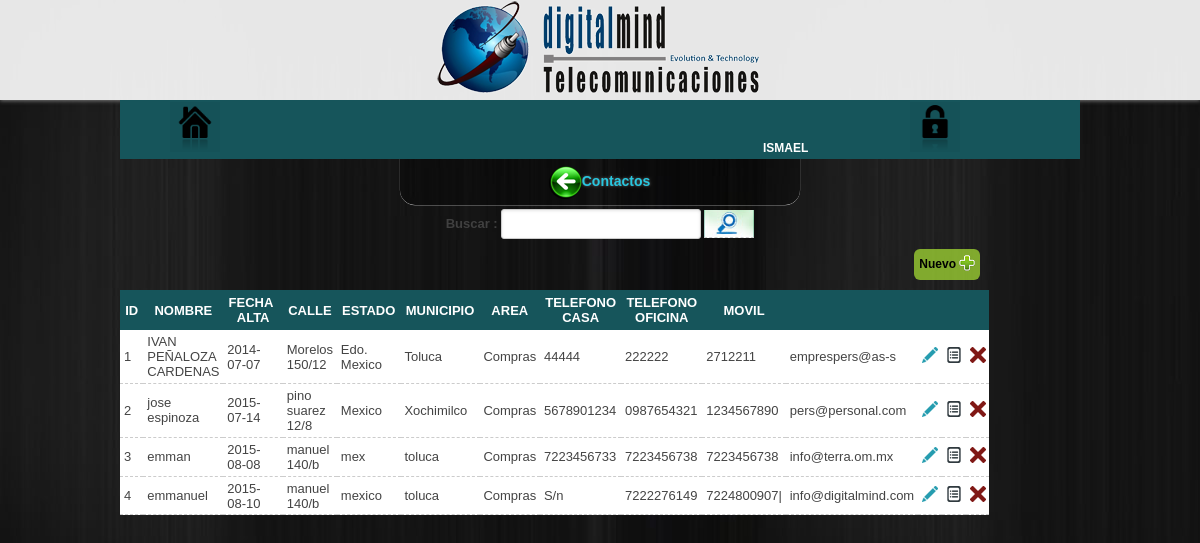
The app's page /contactos/index.php (signed in) with its own data.
### tables this page shows
CREATE TABLE IF NOT EXISTS `contactos` (
  `id_contacto` int(15) NOT NULL,
  `nombre` varchar(50) NOT NULL,
  `fecha_alta` varchar(50) NOT NULL,
  `id_direccion` int(15) NOT NULL,
  `id_areacontacto` int(15) NOT NULL,
  `telefono_casa` varchar(11) DEFAULT NULL,
  `tel_oficina` varchar(11) DEFAULT NULL,
  `tel_emergencia` varchar(11) DEFAULT NULL,
  `movil` varchar(11) DEFAULT NULL,
  `email_personal` varchar(50) NOT NULL,
  `email_institucion` varchar(50) NOT NULL,
  `facebook` varchar(70) DEFAULT NULL,
  `direccion_web` varchar(70) DEFAULT NULL,
  `twitter` varchar(50) DEFAULT NULL,
  `skype` varchar(50) DEFAULT NULL
);

CREATE TABLE IF NOT EXISTS `direcciones` (
  `id_direccion` int(10) NOT NULL,
  `calle` varchar(50) DEFAULT NULL,
  `num_ext` varchar(20) DEFAULT NULL,
  `num_int` varchar(20) DEFAULT NULL,
  `colonia` varchar(50) DEFAULT NULL,
  `localidad` varchar(50) DEFAULT NULL,
  `referencia` varchar(50) DEFAULT NULL,
  `municipio` text,
  `estado` text,
  `pais` varchar(200) DEFAULT NULL,
  `cod_postal` int(5) DEFAULT NULL,
  `sucursal` varchar(100) DEFAULT NULL,
  `gps_ubicacion` varchar(200) DEFAULT NULL
);

CREATE TABLE IF NOT EXISTS `areacontacto` (
  `id_areacontacto` int(10) NOT NULL,
  `nombre_areacontacto` varchar(100) NOT NULL
);

### contactos/index.php (the view, shortened to what this page needs)
<!DOCTYPE html>
<html lang="es">
<head>
	<link rel="stylesheet" href="../css/estilos.css" />
	<link rel="stylesheet" href="../css/menu.css" />
	<link rel="stylesheet" href="../css/formularios.css" />
	<link rel="stylesheet" href="../css/tabla.css" />
</head>
<body>
	<header>
		<img src="../images/logoDigitalMind.png" alt="Página Principal" title="Página Principal" />
	</header>
	<nav>
		<ul>
			<li><a href="../Home" alt="Inicio" title="Inicio"><img src="../images/home.png"/></a></li>
			<li></li><li></li>
			<li></li><li><spam style="color:#fff;"><?php echo $_SESSION["usuario"]; ?></spam></li>
			<li><a href="../salir.php" alt="Cerrar Sesion" title="Cerrar Sesion"><img src="../images/lock.png"/></a></li>
		</ul>
	</nav>
	<section id="contenido">
		<section id="principal">
	<h1 style="text-align:center;"><a href="../Home">
	<img class="atras" src="../images/atras.png" alt="Atras"></a>Contactos</h1>
		<form action="buscar.php">
		<label>Buscar :</label>
		<input name="buscar" type="text" list="lista"  title="Ingresa descripcion para buscar">
		<button class="buscar">.</button>
		</form>
	<b class="nuevos">Nuevo</b>
<table class="datos" style="width:600px;">
				<tr>
					<th>ID</th>
					<th>NOMBRE</th>
					<th>FECHA<b style="color:transparent">-</b>ALTA</th>
					<th>CALLE</th>
					<th>ESTADO</th>
					<th>MUNICIPIO</th>
					<th>AREA</th>
					<th>TELEFONO CASA</th>
					<th>TELEFONO OFICINA</th>
					<th>MOVIL</th>
					<th></th>
					<th></th>
					<th></th>
					<th></th>
				</tr>
<?php
$query="SELECT id_contacto,nombre,fecha_alta,movil,email_personal,calle,num_ext,num_int,estado,municipio,
		nombre_areacontacto,telefono_casa,tel_oficina,movil,email_personal,D.id_direccion FROM contactos C
		inner join areacontacto A on C.id_areacontacto=A.id_areacontacto
		inner join direcciones D on C.id_direccion=D.id_direccion
		order by id_contacto asc";
$result=mysql_query($query);
while($fila=mysql_fetch_array($result)){
	echo "<tr>";
	echo "<td>",$fila[0],"</td>";
	echo "<td>",$fila["nombre"],"</td>";
	echo "<td>",$fila["fecha_alta"],"</td>";
	echo "<td>",$fila["calle"]," ",$fila["num_ext"],"/",$fila["num_int"],"</td>";
	echo "<td>",$fila["estado"],"</td>";
	echo "<td>",$fila["municipio"],"</td>";
	echo "<td>",$fila["nombre_areacontacto"],"</td>";
if($fila["telefono_casa"]==""){
	echo "<td>S/n</td>";
}else{
	echo "<td>",$fila["telefono_casa"],"</td>";
}
if($fila["tel_oficina"]==""){
	echo "<td>S/n</td>";
}else{
	echo "<td>",$fila["tel_oficina"],"</td>";
}
if($fila["movil"]==""){
	echo "<td>S/n</td>";
}else{
	echo "<td>",$fila["movil"],"</td>";
}
	echo "<td>",$fila["email_personal"],"</td>";
	echo "<td><a href='editar.php?id_cont=",$fila[0],"'><img src='../images/editar.png' /></a></td>";
	echo "<td><a href='detalle.php?id_cont=",$fila[0],"'><img src='../images/detalle.png' /></a></td>";
	echo "<td><a href='eliminar.php?id_cont=",$fila[0],"&id_dir=",$fila["id_direccion"],"'><img src='../images/eliminar.png' /></a></td>";
	echo "</tr>";
}
?>
			</table>
		</section>
	</section>
</body>
</html>

### css/estilos.css (style rules this page uses)
input, textarea { -webkit-transition: border linear 0.2s, box-shadow linear 0.2s; -moz-transition: border linear 0.2s, box-shadow linear 0.2s; -ms-transition: border linear 0.2s, box-shadow linear 0.2s; -o-transition: border linear 0.2s, box-shadow linear 0.2s; transition: border linear 0.2s, box-shadow linear 0.2s; -webkit-box-shadow: inset 0 1px 3px rgba(0, 0, 0, 0.1); -moz-box-shadow: inset 0 1px 3px rgba(0, 0, 0, 0.1); box-shadow: inset 0 1px 3px rgba(0, 0, 0, 0.1); }

### css/menu.css (style rules this page uses)
* { margin: 0;padding: 0; }
a { color: #28C7E0;text-decoration:none; }
body { background: url(../images/bg.jpg) fixed; color:#444; font-family:Verdana,Helvetica,Sans-serif;font-size:12px; }
a { text-decoration: none; }
nav,header { z-index: none; }
header { background: rgba(255,255,255,.9); -webkit-box-shadow: 0 1px 4px #777; -moz-box-shadow: 0 1px 4px #777; box-shadow: 0 1px 4px #777; height: 100px; text-align: center; width: 100%; }
nav { background: #16555B; margin: 0 auto; text-transform: uppercase; width: 960px; }
nav ul { display: inline; list-style: none; margin: 0; text-align: center; z-index: 1 !important; }
nav ul li { cursor: pointer; display: inline-block; font: bold 12px/18px sans-serif; margin-right: -4px; padding: 2px 0; position: relative; width: 150px; -webkit-transition: all 0.2s; -moz-transition: all 0.2s; -ms-transition: all 0.2s; -o-transition: all 0.2s; transition: all 0.2s; }
nav img { width: 50px; background-color: rgba(0,0,0,.03); }
section#principal { display: inline-block; margin-bottom: 1em; max-width: 960px; text-align: center; }
.buscar { border-bottom: 1px dashed #CCC;text-align: left;width: 100%; }
.buscar { color: #FFFFFF; font-weight: bold; }
.atras { border-radius: 50%; box-shadow: -1px 1px 1px #000; vertical-align: middle; }
section h1 { margin: auto; width: 400px; background-color: rgba(0,0,0,.3); box-shadow: 0px .1px 0px .1px #fff; border-bottom-left-radius: 15px; border-bottom-right-radius: 15px; }
h1 { color: #28C7E0;-webkit-text-shadow: 0 0 3px #666;-moz-text-shadow: 0 0 3px #666;text-shadow: 0 0 3px #666;padding: .5em 0; }
section { text-align: center; }
.nuevos { color: #000; padding: 6px 5px; margin-right: 100px; margin-top: 10px; margin-bottom: 10px; float: right; background: rgba(154,205,50,.8); border-radius: 6px; cursor: pointer; }
.nuevos:after { padding-left: 3px; content: url(../images/add.png); vertical-align: middle; }
section#contenido { height: auto; }

### css/formularios.css (style rules this page uses)
.buscar { width: 50px; height: 28px; background-image:url(../images/buscar.jpg); background-size: 100%; background-position: center; background-repeat: no-repeat; }
label,input,select,textarea { font-family: Helvetica, Arial, sans-serif; font-size: 13px; font-weight: normal; line-height: normal; }
label { font-weight: bold; }
input { -webkit-transition: border linear 0.2s, box-shadow linear 0.2s; -moz-transition: border linear 0.2s, box-shadow linear 0.2s; -ms-transition: border linear 0.2s, box-shadow linear 0.2s; -o-transition: border linear 0.2s, box-shadow linear 0.2s; transition: border linear 0.2s, box-shadow linear 0.2s; -webkit-box-shadow: inset 0 1px 3px rgba(0, 0, 0, 0.1); -moz-box-shadow: inset 0 1px 3px rgba(0, 0, 0, 0.1); box-shadow: inset 0 1px 3px rgba(0, 0, 0, 0.1); width: 150px; height: 20px; border-radius: 4px; }
input, select, textarea { font-family: Helvetica, Arial, sans-serif; font-size: 13px; font-weight: normal; line-height: normal; }
label { font-weight: bold; padding-top: 6px; margin-top: 1em; font-size: 13px; line-height: 18px; width: 120px; color: #404040; }
input, textarea, select, .uneditable-input { border: 1px solid #ccc; -webkit-border-radius: 3px; -moz-border-radius: 3px; border-radius: 3px; color: #757575; display: inline-block; line-height: 18px; margin: .3em 0 0 0; padding: 4px; width: 190px; }

### css/tabla.css (style rules this page uses)
table { border-collapse: separate;font-size: 13px; margin: 0 0 30px 0; }
.datos { background: #FFF;border-collapse: collapse;text-align: left;width: 960px; }
.datos img { text-align: center; }
.datos th { text-align:center; background: #16555B;color: #FFF; font-weight: bold; padding: .4em; }
.datos td { border-bottom: 1px #CCC dashed; padding: .3em; }
.datos a { color:#16555B; }
button { background-color: transparent; border: none; cursor: pointer; }

### contactos/index.php (style rules this page uses)
td { padding: 4px; }

### records on screen
contactos: id_contacto "1", nombre "IVAN PEÑALOZA CARDENAS", fecha_alta "2014-07-07", id_direccion.calle "Morelos", id_direccion.num_ext "150", id_direccion.num_int "12", id_direccion.estado "Edo. Mexico", id_direccion.municipio "Toluca", id_areacontacto.nombre_areacontacto "Compras", telefono_casa "44444", tel_oficina "222222", movil "2712211", email_personal "emprespers@as-s"
contactos: id_contacto "2", nombre "jose espinoza", fecha_alta "2015-07-14", id_direccion.calle "pino suarez", id_direccion.num_ext "12", id_direccion.num_int "8", id_direccion.estado "Mexico", id_direccion.municipio "Xochimilco", id_areacontacto.nombre_areacontacto "Compras", telefono_casa "5678901234", tel_oficina "0987654321", movil "1234567890", email_personal "pers@personal.com"
contactos: id_contacto "3", nombre "emman", fecha_alta "2015-08-08", id_direccion.calle "manuel", id_direccion.num_ext "140", id_direccion.num_int "b", id_direccion.estado "mex", id_direccion.municipio "toluca", id_areacontacto.nombre_areacontacto "Compras", telefono_casa "7223456733", tel_oficina "7223456738", movil "7223456738", email_personal "info@terra.om.mx"
contactos: id_contacto "4", nombre "emmanuel", fecha_alta "2015-08-10", id_direccion.calle "manuel", id_direccion.num_ext "140", id_direccion.num_int "b", id_direccion.estado "mexico", id_direccion.municipio "toluca", id_areacontacto.nombre_areacontacto "Compras", telefono_casa "S/n", tel_oficina "7222276149", movil "7224800907|", email_personal "info@digitalmind.com"

### other values on screen
$_SESSION["usuario"] "ISMAEL"
